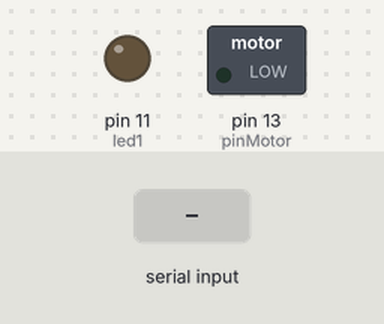
This sketch was run on a simulated Arduino Uno, built with avr-gcc and run on an emulated ATmega328P. Shown: switched loads named in the sketch (green lamp = pin HIGH), output pins drawn as LEDs (lit = HIGH). The test bench sets the inputs (shaded band).

Above: at 1.2 s.
1.3 s: "A" received over Serial
At 1.6 s:
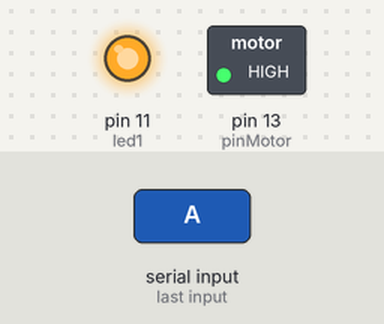
2.8 s: "I" received over Serial
At 4.0 s:
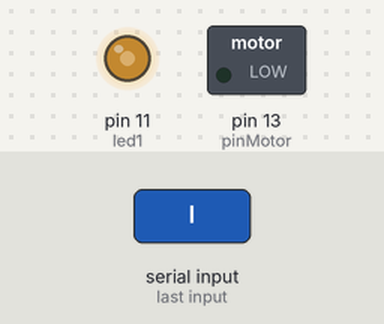
4.3 s: "A" received over Serial
At 5.1 s:
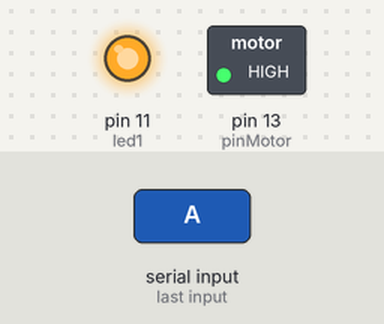
Timing chart, 0 to 7.3 s (numbered marks = the images above; inputs shaded):
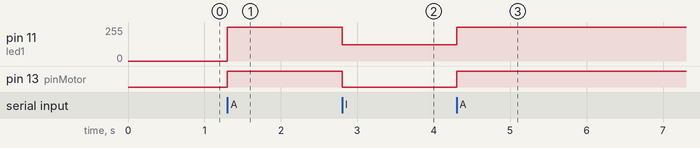

The sketch:

actuadores.ino
```cpp
#define pinMotor 13
#define led1 11
void setup() {
  Serial.begin(9600);
  pinMode(led1, OUTPUT);
  pinMode(pinMotor, OUTPUT);
}

void loop() {

}

void serialEvent( ) {
  if (Serial.available() > 0 ) {
    char Dato = Serial.read();
    if (Dato == 'A') {
      digitalWrite(pinMotor, HIGH);
      analogWrite(led1, 255);
    }
    if (Dato == 'I') {
      digitalWrite(pinMotor, LOW);
      analogWrite(led1, 122);
    }
    if (Dato == 'E') {
      digitalWrite(pinMotor, LOW);
      analogWrite(led1, 0);
    }
    delay(500);
  }
}
```

Measured:
- after the input at 1.3 s, pin 11 (led1): 0/255 → 255/255 at once; pin 13 (pinMotor): LOW → HIGH at once
- after the input at 2.8 s, pin 11 (led1): 255/255 → 122/255 at once; pin 13 (pinMotor): HIGH → LOW at once
- after the input at 4.3 s, pin 11 (led1): 122/255 → 255/255 at once; pin 13 (pinMotor): LOW → HIGH at once
